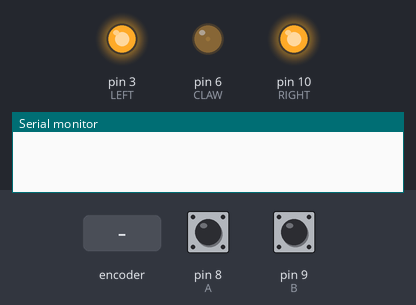
Bench run of a sketch on a simulated Arduino Uno, built with avr-gcc and run on an emulated ATmega328P. Parts: output pins drawn as LEDs (lit = HIGH), the last lines printed to the serial monitor. The inputs (shaded band) are chosen by the test bench; at power-on: pin 8 (A) HIGH, pin 9 (B) HIGH.

Above: at 1.2 s.
1.3 s: rotary encoder on pin 8 (A) / pin 9 (B) turned 3 steps (first pin leading)
At 2.7 s:
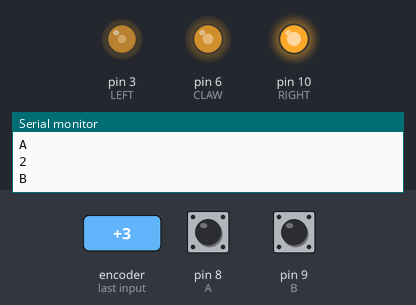
3.4 s: rotary encoder on pin 8 (A) / pin 9 (B) turned 1 step (first pin leading)
At 3.9 s:
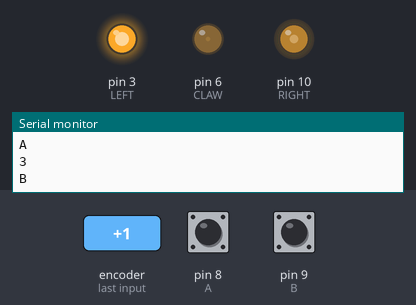
5.1 s: rotary encoder on pin 8 (A) / pin 9 (B) turned 3 steps (first pin leading)
At 6.7 s:
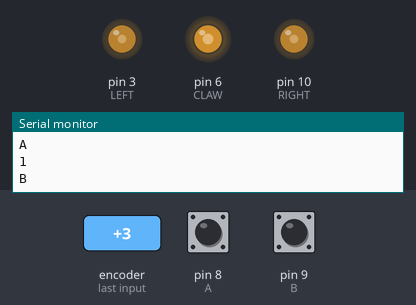
7.2 s: rotary encoder on pin 8 (A) / pin 9 (B) turned 1 step (first pin leading)
At 8.0 s:
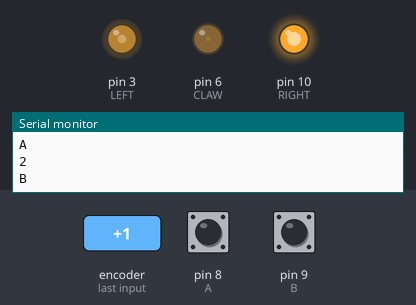
Timing chart, 0 to 9.9 s (numbered marks = the images above; inputs shaded):
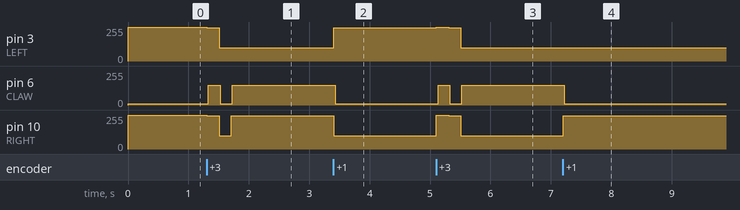

The sketch:

cancan.ino
```cpp
#define LEFT 3
#define RIGHT 10
#define CLAW 6
#define A 8
#define B 9

void setup() {
  // put your setup code here, to run once:
  Serial.begin(9600);
  pinMode(A,INPUT_PULLUP);
  pinMode(B,INPUT_PULLUP);
}

int a_state = 4;
int b_state = 0;
bool a_press = false;
bool b_press = false;

int value = 0;
void loop() {
  // put your main code here, to run repeatedly:

  if( (digitalRead(A) == LOW) && !a_press) {
     Serial.println("A");
     a_state = (a_state + 1) % 5;
     Serial.println(a_state);
     a_press = true;
     }
  else if (digitalRead(A) == HIGH){
     a_press = false;
    }
  if((digitalRead(B) == LOW) && !b_press) {
      Serial.println("B");
      b_state = (b_state + 1) % 2;
      b_press = true;
    }

  else if (digitalRead(B) == HIGH){
      b_press = false;
    }

  switch(a_state){
    case 0:
      analogWrite(LEFT, 250);
      analogWrite(RIGHT, 250);
    break;
    case 1:
      analogWrite(LEFT, 100);
      analogWrite(RIGHT, 100);
    break;
    case 2:
    //forward
      analogWrite(LEFT, 100);
      analogWrite(RIGHT, 250);
    break;
    case 3:
    //back
      analogWrite(LEFT, 250);
      analogWrite(RIGHT, 100);
    break;
    case 4:
    //stop
      analogWrite(LEFT, 255);
      analogWrite(RIGHT, 255);
    break;
  }

  switch(b_state){
    case 0:
      analogWrite(CLAW, 10);
    break;
    case 1:
      analogWrite(CLAW, 150);
    break;
  }
  delay(10);
}
```

Measured:
- after the input at 1.3 s, pin 3 (LEFT): 255/255 → 250/255 at once, → 100/255 0.20 s later; pin 6 (CLAW): 10/255 → 150/255 at once, → 10/255 0.20 s later, → 150/255 0.20 s later; pin 10 (RIGHT): 255/255 → 250/255 at once, → 100/255 0.20 s later, → 250/255 0.20 s later
- after the input at 3.4 s, pin 3 (LEFT): 100/255 → 250/255 at once; pin 6 (CLAW): 150/255 → 10/255 at once; pin 10 (RIGHT): 250/255 → 100/255 at once
- after the input at 5.1 s, pin 3 (LEFT): 250/255 → 255/255 at once, → 250/255 0.20 s later, → 100/255 0.20 s later; pin 6 (CLAW): 10/255 → 150/255 at once, → 10/255 0.19 s later, → 150/255 0.20 s later; pin 10 (RIGHT): 100/255 → 255/255 at once, → 250/255 0.20 s later, → 100/255 0.20 s later
- after the input at 7.2 s, pin 6 (CLAW): 150/255 → 10/255 at once; pin 10 (RIGHT): 100/255 → 250/255 at once
